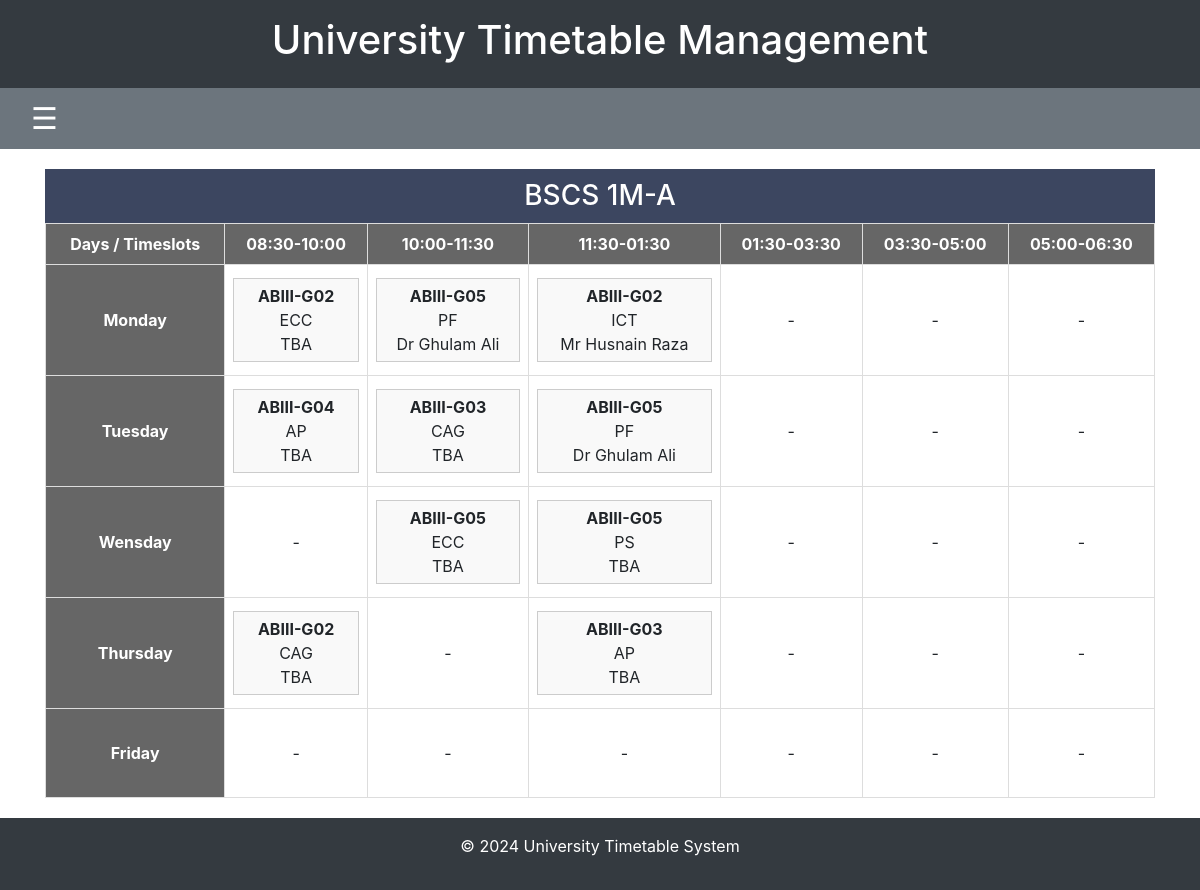
Before: /class/timetable/1/ with the older database file.
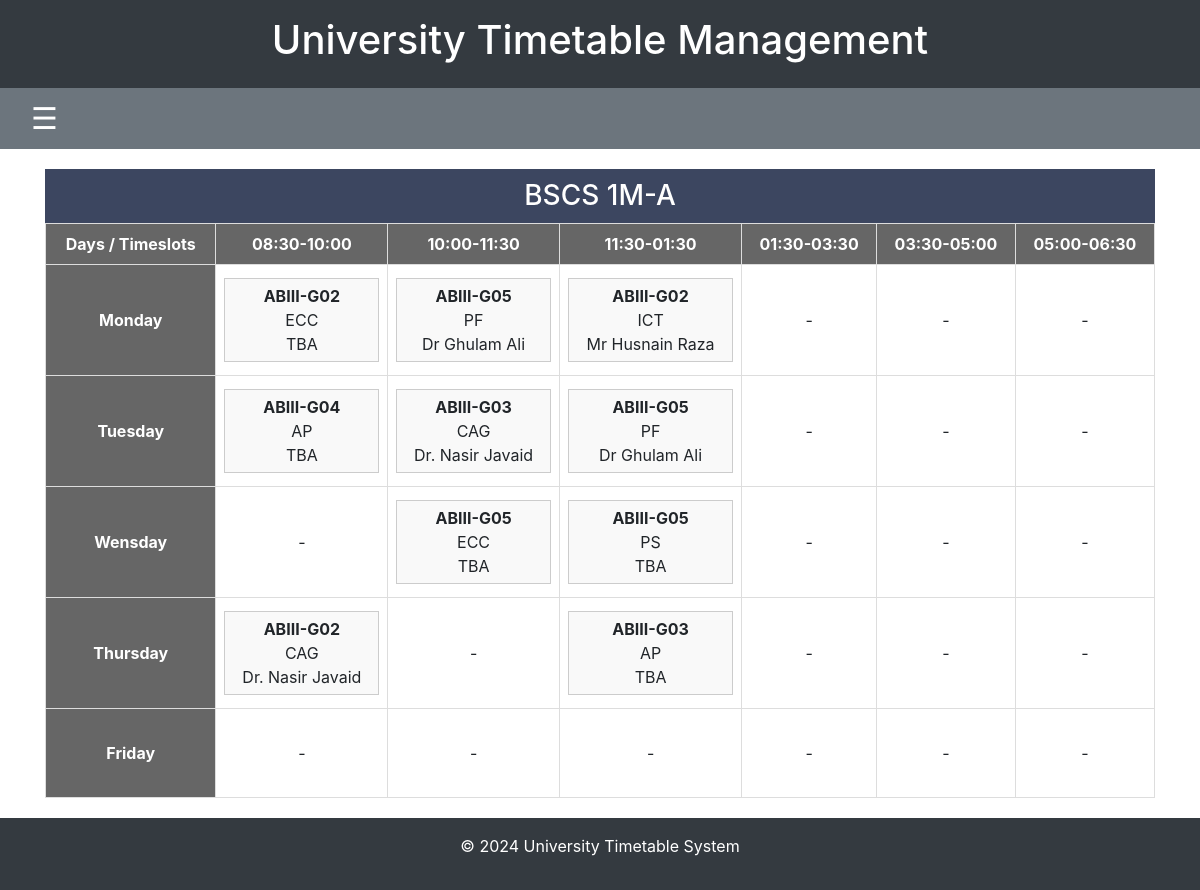
After: the same page with the newer database file.
### timetable/models.py (models this page shows, shortened)
class Room(models.Model):
    name = models.CharField(max_length=10)

class Course(models.Model):
    course_code = models.CharField(max_length=20)
    short_name = models.CharField(max_length=100)
    full_name = models.CharField(max_length=200)
    credit_hours = models.CharField(max_length=200)
    lab_crh = models.IntegerField(default=0)  # New field for lab credit hours
    pre_req = models.CharField(max_length=200, blank=True, null=True)  # New field for prerequisites
    category = models.CharField(max_length=100)

class Teacher(models.Model):
    name = models.CharField(max_length=100)
    phone_number = models.CharField(max_length=12, null=True, blank=True)  # Phone number can be null
    gmail = models.EmailField(null=True, blank=True)  # Gmail field is optional

### timetable/views.py (the view)
# urls.py: path('class/timetable/<int:class_id>/', views.class_timetable_view, name='class_timetable'),
def class_timetable_view(request, class_id):
    selected_class = Class.objects.get(id=class_id)
    selected_department_id = selected_class.department.id  # Get the department of the selected class
    days = Day.objects.all()
    timeslots = Timeslot.objects.all()
    timetable_data = []
    for day in days:
        day_row = {'day': day.name, 'slots': []}
        for timeslot in timeslots:
            schedules = Schedule.objects.filter(
                course_assignment__class_assigned=selected_class,
                day=day,
                timeslot=timeslot
            )
            if schedules.exists():
                slot_data = []
                for schedule in schedules:
                    slot_data.append({
                        'room_name': schedule.room.name,
                        'course_name': schedule.course_assignment.course.short_name,  # Use short name
                        'teacher_name': schedule.course_assignment.teacher.name if schedule.course_assignment.teacher else 'TBA'
                    })
                day_row['slots'].append(slot_data)
            else:
                day_row['slots'].append([])  # Empty slot
        timetable_data.append(day_row)
    context = {
        'selected_class': selected_class,
        'days': days,
        'timeslots': timeslots,
        'timetable_data': timetable_data,
        'selected_department_id': selected_department_id,  # Add the selected department
    }
    return render(request, 'timetable/class_timetable.html', context)

### timetable/templates/timetable/class_timetable.html (shortened to what this page needs)
{% extends 'timetable/base.html' %}
{% block content %}
<h3 class="day-bar text-center">{{ selected_class.name }} {{ selected_class.semester.name }}{{ selected_class.section }}</h3>
<table class="timetable-table">
    <thead>
        <tr>
            <th>Days / Timeslots</th>
            {% for timeslot in timeslots %}
                <th>{{ timeslot.slot }}</th>
            {% endfor %}
        </tr>
    </thead>
    <tbody>
        {% for day_row in timetable_data %}
        <tr>
            <td class="room-cell"><br>{{ day_row.day }}<br><br></td>
            {% for slot in day_row.slots %}
                <td>
                    {% if slot %}
                        {% for entry in slot %}
                            <div class="schedule-info">
                                <strong>{{ entry.room_name }}</strong><br>
                                {{ entry.course_name }} <br>
                                {{ entry.teacher_name }}
                            </div>
                        {% endfor %}
                    {% else %}
                        -
                    {% endif %}
                </td>
            {% endfor %}
        </tr>
        {% endfor %}
    </tbody>
</table>
{% endblock %}

Changed rows visible on the page:
added Teacher: teacher_name "Dr. Nasir Javaid" "Dr. Nasir Javaid"
Other visible differences:
list line gone: "ABIII-G03"
new list line: "ABIII-G03"
list line gone: "CAG"
new list line: "CAG"
list line gone: "ABIII-G02"
new list line: "ABIII-G02"
list line gone: "TBA"
